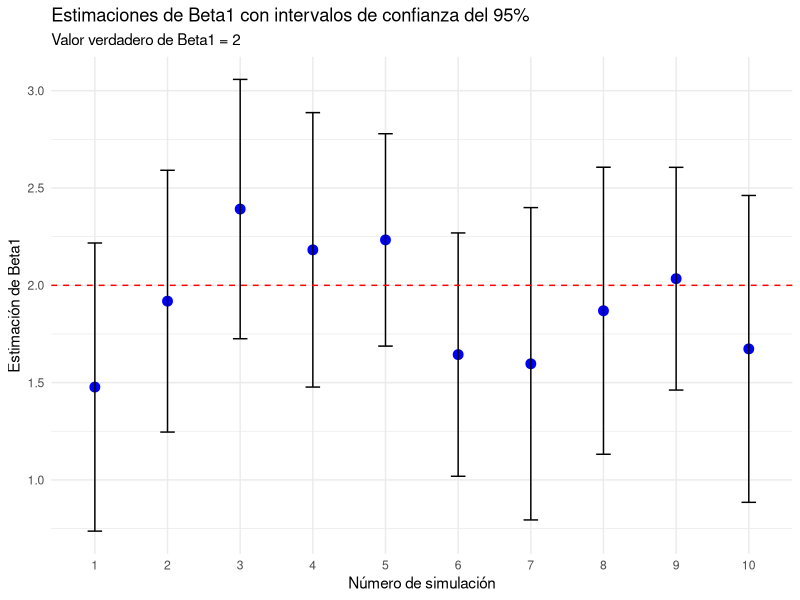
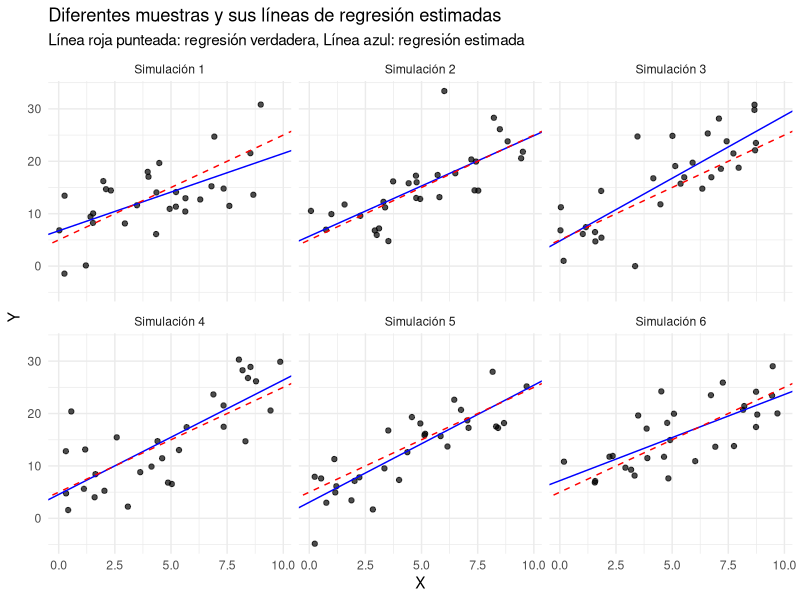
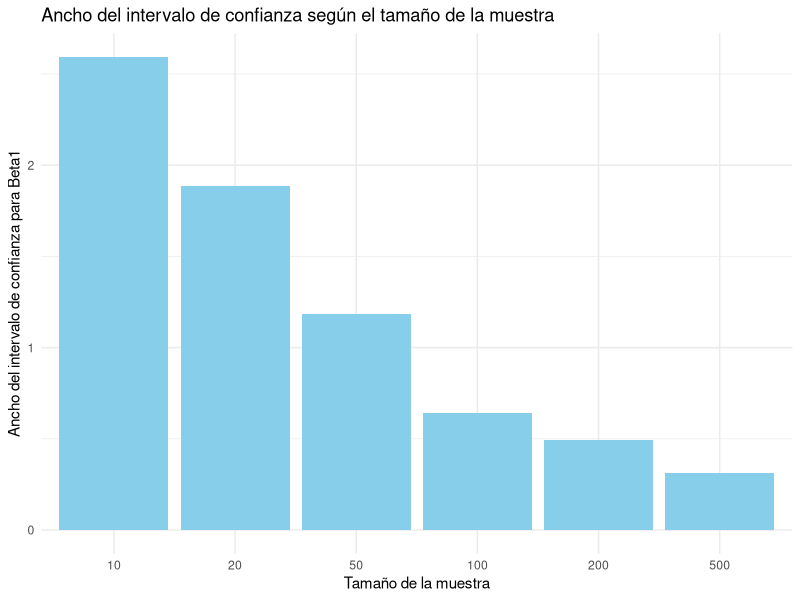

Generate these figures, in order, with R:
# Simulación de intervalos de confianza en regresión lineal simple
# Esta simulación muestra cómo diferentes muestras de la misma población
# pueden generar diferentes estimaciones e intervalos de confianza

# Configuración de la simulación
set.seed(123) # Para reproducibilidad
n_poblacion <- 10000 # Tamaño de la población
n_muestra <- 30 # Tamaño de cada muestra
n_simulaciones <- 10 # Número de muestras diferentes a tomar

# Parámetros verdaderos de la población
beta0_verdadero <- 5 # Intercepto verdadero
beta1_verdadero <- 2 # Pendiente verdadera
sigma <- 5 # Error estándar (alto para mostrar mayor variabilidad)

# Generar la población completa
x_poblacion <- runif(n_poblacion, 0, 10) # Variable independiente
y_poblacion <- beta0_verdadero + beta1_verdadero * x_poblacion + rnorm(n_poblacion, 0, sigma)

# Función para estimar el modelo en una muestra
estimar_modelo <- function(indices) {
  x_muestra <- x_poblacion[indices]
  y_muestra <- y_poblacion[indices]
  modelo <- lm(y_muestra ~ x_muestra)
  return(modelo)
}

# Generar múltiples muestras y estimar modelos
modelos <- list()
muestras_x <- list()
muestras_y <- list()
i<-1
for (i in 1:n_simulaciones) {
  indices_muestra <- sample(1:n_poblacion, n_muestra)
  muestras_x[[i]] <- x_poblacion[indices_muestra]
  muestras_y[[i]] <- y_poblacion[indices_muestra]
  modelos[[i]] <- estimar_modelo(indices_muestra)
}

# Crear un data frame con los resultados de las simulaciones
# Crear un data frame para almacenar los resultados usando loops
resultados <- data.frame(
  Simulacion = 1:n_simulaciones,
  Beta0 = numeric(n_simulaciones),
  Beta1 = numeric(n_simulaciones),
  Beta0_IC_Inf = numeric(n_simulaciones),
  Beta0_IC_Sup = numeric(n_simulaciones),
  Beta1_IC_Inf = numeric(n_simulaciones),
  Beta1_IC_Sup = numeric(n_simulaciones),
  p_valor_beta1 = numeric(n_simulaciones)
)

# Llenar el data frame con los resultados usando un loop
for (i in 1:n_simulaciones) {
  # Coeficientes
  resultados$Beta0[i] <- coef(modelos[[i]])[1]
  resultados$Beta1[i] <- coef(modelos[[i]])[2]
  
  # Intervalos de confianza
  ic <- confint(modelos[[i]])
  resultados$Beta0_IC_Inf[i] <- ic[1,1]
  resultados$Beta0_IC_Sup[i] <- ic[1,2]
  resultados$Beta1_IC_Inf[i] <- ic[2,1]
  resultados$Beta1_IC_Sup[i] <- ic[2,2]
  
  # P-valor
  resultados$p_valor_beta1[i] <- summary(modelos[[i]])$coefficients[2,4]
}

# Mostrar los resultados
print(resultados)

# Visualización 1: Comparando las diferentes estimaciones de Beta1 con sus intervalos de confianza
library(ggplot2)

# Gráfico de intervalos de confianza para Beta1
ggplot(resultados, aes(x = factor(Simulacion), y = Beta1)) +
  geom_point(size = 3, color = "blue") +
  geom_errorbar(aes(ymin = Beta1_IC_Inf, ymax = Beta1_IC_Sup), width = 0.2) +
  geom_hline(yintercept = beta1_verdadero, linetype = "dashed", color = "red") +
  labs(title = "Estimaciones de Beta1 con intervalos de confianza del 95%",
       subtitle = paste("Valor verdadero de Beta1 =", beta1_verdadero),
       x = "Número de simulación",
       y = "Estimación de Beta1") +
  theme_minimal()

# Visualización 2: Gráficos de dispersión con líneas de regresión para cada muestra
# Crear un gráfico con facetas para las primeras 6 simulaciones
plots_list <- list()

# Primero, generar dataframe con todos los datos
all_data <- data.frame()
for (i in 1:min(6, n_simulaciones)) {
  temp_df <- data.frame(
    x = muestras_x[[i]],
    y = muestras_y[[i]],
    Simulacion = paste("Simulación", i),
    beta0 = coef(modelos[[i]])[1],
    beta1 = coef(modelos[[i]])[2],
    p_valor = summary(modelos[[i]])$coefficients[2,4]
  )
  all_data <- rbind(all_data, temp_df)
}

# Crear la visualización con facetas
ggplot(all_data, aes(x = x, y = y)) +
  geom_point(alpha = 0.7) +
  geom_abline(aes(intercept = beta0, slope = beta1), color = "blue") +
  geom_abline(intercept = beta0_verdadero, slope = beta1_verdadero, 
              color = "red", linetype = "dashed") +
  facet_wrap(~ Simulacion) +
  labs(title = "Diferentes muestras y sus líneas de regresión estimadas",
       subtitle = "Línea roja punteada: regresión verdadera, Línea azul: regresión estimada",
       x = "X",
       y = "Y") +
  theme_minimal()

# Función para demostrar el significado del intervalo de confianza
# Vamos a simular muchas muestras y verificar si el IC contiene el valor verdadero
set.seed(456)
n_ic_sim <- 100  # Más simulaciones para demostrar la propiedad del IC
contiene_beta1 <- numeric(n_ic_sim)
contador_contiene <- 0

for (i in 1:n_ic_sim) {
  indices_muestra <- sample(1:n_poblacion, n_muestra)
  modelo <- estimar_modelo(indices_muestra)
  ic <- confint(modelo)
  
  # Verificar si el intervalo contiene el verdadero valor de Beta1
  if (ic[2,1] <= beta1_verdadero && beta1_verdadero <= ic[2,2]) {
    contiene_beta1[i] <- 1
    contador_contiene <- contador_contiene + 1
  } else {
    contiene_beta1[i] <- 0
  }
}

# Porcentaje de veces que el IC contiene el valor verdadero
porcentaje_cobertura <- (contador_contiene / n_ic_sim) * 100
cat("Porcentaje de intervalos de confianza que contienen el valor verdadero de Beta1:", 
    porcentaje_cobertura, "%\n")

# Visualizar cómo el tamaño de la muestra afecta el ancho del intervalo de confianza
tamanos_muestra <- c(10, 20, 50, 100, 200, 500)
num_tamanos <- length(tamanos_muestra)

# Crear dataframe para almacenar resultados
resultados_tamano <- data.frame(
  Tamano_muestra = tamanos_muestra,
  Beta1 = numeric(num_tamanos),
  IC_Inf = numeric(num_tamanos),
  IC_Sup = numeric(num_tamanos),
  Ancho_IC = numeric(num_tamanos)
)

set.seed(789)
# Loop para cada tamaño de muestra
for (i in 1:num_tamanos) {
  # Tomar una muestra de tamaño específico
  indices_muestra <- sample(1:n_poblacion, tamanos_muestra[i])
  
  # Estimar el modelo
  x_muestra <- x_poblacion[indices_muestra]
  y_muestra <- y_poblacion[indices_muestra]
  modelo <- lm(y_muestra ~ x_muestra)
  
  # Calcular el intervalo de confianza
  ic <- confint(modelo)
  
  # Guardar resultados
  resultados_tamano$Beta1[i] <- coef(modelo)[2]
  resultados_tamano$IC_Inf[i] <- ic[2,1]
  resultados_tamano$IC_Sup[i] <- ic[2,2]
  resultados_tamano$Ancho_IC[i] <- ic[2,2] - ic[2,1]
}

# Gráfico del ancho del IC en función del tamaño de la muestra
ggplot(resultados_tamano, aes(x = factor(Tamano_muestra), y = Ancho_IC)) +
  geom_bar(stat = "identity", fill = "skyblue") +
  labs(title = "Ancho del intervalo de confianza según el tamaño de la muestra",
       x = "Tamaño de la muestra",
       y = "Ancho del intervalo de confianza para Beta1") +
  theme_minimal()
